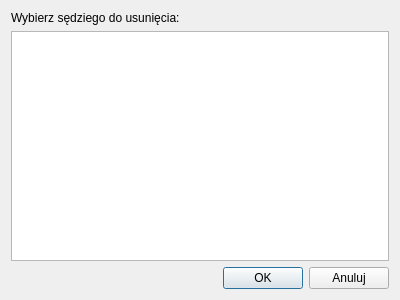
<?xml version="1.0" encoding="UTF-8"?>
<ui version="4.0">
 <class>DeleteJudgeDialog</class>
 <widget class="QDialog" name="DeleteJudgeDialog">
  <property name="geometry">
   <rect>
    <x>0</x>
    <y>0</y>
    <width>400</width>
    <height>300</height>
   </rect>
  </property>
  <property name="windowTitle">
   <string>Dialog</string>
  </property>
  <layout class="QVBoxLayout" name="verticalLayout">
   <item>
    <widget class="QLabel" name="label">
     <property name="text">
      <string>Wybierz sędziego do usunięcia:</string>
     </property>
    </widget>
   </item>
   <item>
    <widget class="QListView" name="WidokSedziow">
     <property name="selectionBehavior">
      <enum>QAbstractItemView::SelectRows</enum>
     </property>
    </widget>
   </item>
   <item>
    <layout class="QHBoxLayout" name="horizontalLayout">
     <item>
      <spacer name="horizontalSpacer">
       <property name="orientation">
        <enum>Qt::Horizontal</enum>
       </property>
       <property name="sizeHint" stdset="0">
        <size>
         <width>40</width>
         <height>20</height>
        </size>
       </property>
      </spacer>
     </item>
     <item>
      <widget class="QPushButton" name="OK">
       <property name="text">
        <string>OK</string>
       </property>
      </widget>
     </item>
     <item>
      <widget class="QPushButton" name="Anuluj">
       <property name="text">
        <string>Anuluj</string>
       </property>
      </widget>
     </item>
    </layout>
   </item>
  </layout>
 </widget>
 <resources/>
 <connections/>
</ui>
